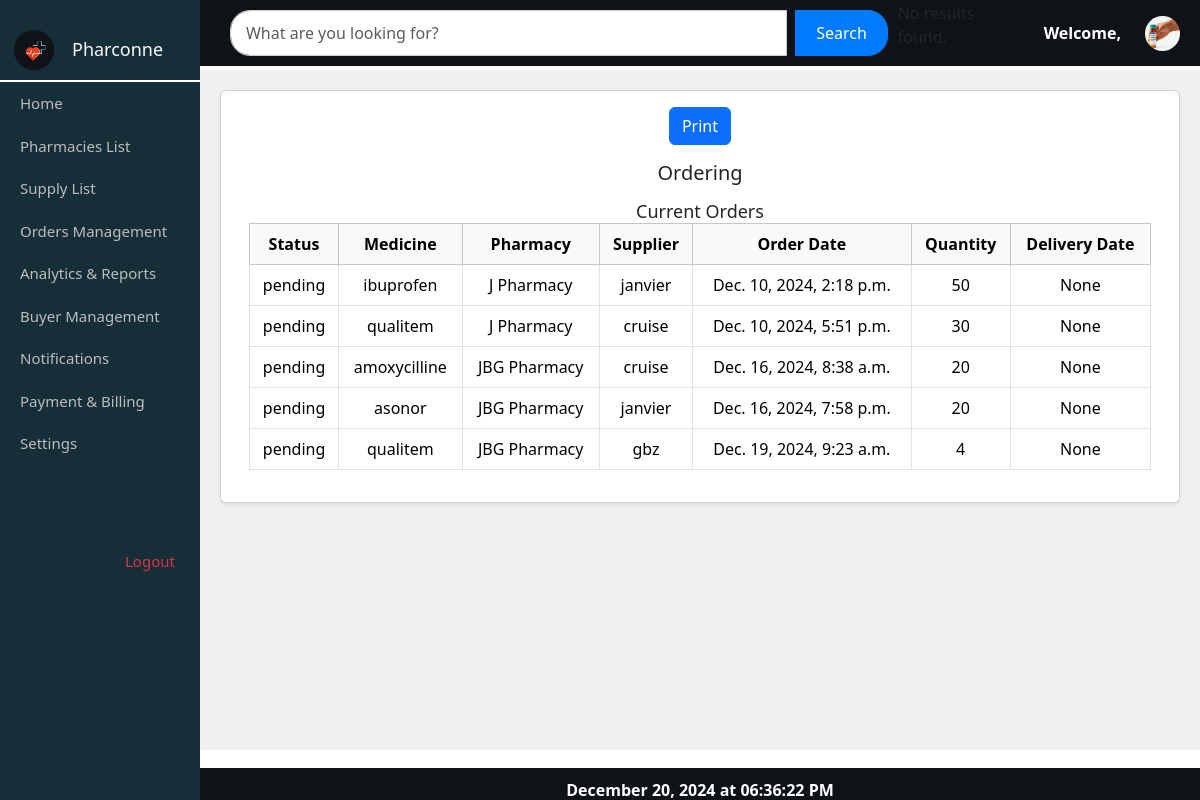
The app's page /orderdash/ with its own data.
### myapp/models.py (models this page shows, shortened)
class Order(models.Model):
    O_id = models.AutoField(primary_key=True)  # Auto-incrementing order ID
    pharmacy = models.ForeignKey(Pharmacy, on_delete=models.CASCADE, related_name='orders')  # The pharmacy placing the order
    supplier = models.ForeignKey(Supplier, on_delete=models.CASCADE, related_name='orders')  # The supplier receiving the order
    medicine = models.ForeignKey(Medicine, on_delete=models.CASCADE, related_name='orders')
    quantity = models.PositiveIntegerField()  # Quantity of medicine being ordered
    total_price = models.DecimalField(max_digits=10, decimal_places=2)  # Total price of the order
    order_status = models.CharField(max_length=20, choices=[
        ('pending', 'Pending'),
        ('approved', 'Approved'),
        ('delivered', 'Delivered'),
        ('cancelled', 'Cancelled'),
    ], default='pending')  # Order status
    order_date = models.DateTimeField(default=timezone.now)  # Date and time of the order
    delivery_date = models.DateTimeField(blank=True, null=True)  # Expected delivery date (optional)

class Medicine(models.Model):
    STATUS_CHOICES = [
        ('active', 'Active'),
        ('inactive', 'Inactive'),
    ]
    M_id = models.AutoField(primary_key=True)
    supplier = models.ForeignKey(Supplier, on_delete=models.CASCADE, related_name='addmedicine', null=True)
    name = models.CharField(max_length=100)
    serial_number = models.CharField(max_length=100, unique=True, null=False)  # Add serial_number
    exp_date = models.DateField(null=False)  # Add expiration date field
    MFG_date = models.DateField(null=True, blank=True)
    quantity = models.PositiveIntegerField(default=0)
    price = models.DecimalField(max_digits=10, decimal_places=2, null=False, default=0.0)
    status = models.CharField(max_length=10, choices=STATUS_CHOICES, null=True)
    def __str__(self):
        return self.name

class Pharmacy(models.Model):
    user = models.OneToOneField(User, on_delete=models.CASCADE, null=True, blank=True)
    P_id = models.IntegerField(primary_key=True)
    P_name = models.CharField(max_length=100)
    contact_info = models.CharField(max_length=13)
    location = models.CharField(max_length=100, default='Unknown Location')
    start_time = models.TimeField(default=default_start_time)
    end_time = models.TimeField(default=default_end_time)
    status = models.CharField(max_length=20, default='pending')
    stock_level = models.CharField(max_length=100, default='high')
    password = models.CharField(max_length=100, blank=True, null=True)
    def __str__(self):
        return self.P_name

class Supplier(models.Model):
    user = models.OneToOneField(User, on_delete=models.CASCADE, null=True, blank=True)
    S_id = models.AutoField(primary_key=True)
    name = models.CharField(max_length=100)
    contact = models.CharField(max_length=15)  # Changed to CharField for flexibility
    password = models.CharField(max_length=100, blank=True, null=True)
    def __str__(self):
        return self.name

### myapp/views.py (the view)
# urls.py: path('orderdash/', views.orderdash, name='orderdash'),
def orderdash(request):
    data = Order.objects.all()
    return render(request, "myapp/orderdash.html", {
        'data': data,
    })

### myapp/templates/myapp/orderdash.html
{% extends 'myapp/pharmacy_list.html' %}
{% load static %}
{% block content %}
    <div class="content-container">
        <div class="message-container">
            <div class="card shadow-sm mb-4">
                <div class="card-body">
                    <button class="btn btn-primary print-button mb-3" onclick="window.print()">Print</button>
                    <h5 class="card-title mb-3">{{ request.session.user_name }} Ordering</h5>
                        <div class="container">
                            <h4>Current Orders</h4>
                            <div class="table-responsive">
                                    <table class="table table-bordered">
                                        <thead class="table-light">
                                            <tr>
                                                <th>Status</th>
                                                <th>Medicine</th>
                                                <th>Pharmacy</th>
                                                <th>Supplier</th>
                                                <th>Order Date</th>
                                                <th>Quantity</th>
                                                <th>Delivery Date</th>
                                            </tr>
                                        </thead>
                                        <tbody>
                                            {% if data %}
                                                {% for order in data %}
                                                    <tr>
                                                        <td>{{ order.order_status }}</td>
                                                        <td>{{ order.medicine }}</td>
                                                        <td>{{ order.pharmacy }}</td>
                                                        <td>{{ order.supplier }}</td>
                                                        <td>{{ order.order_date }}</td>
                                                        <td>{{ order.quantity }}</td>
                                                        <td>{{ order.delivery_date }}</td>
                                                    </tr>
                                                {% endfor %}
                                            {% else %}
                                                <tr>
                                                    <td colspan="7" class="text-center">No orders found</td>
                                                </tr>
                                            {% endif %}
                                        </tbody>
                                </table>
                            </div>
                        </div>
        </div>
    </div>
    {% endblock %}

### myapp/static/myapp/css/pharmacy_list.css (style rules this page uses)
body { margin: 0; padding: 0; overflow: hidden; }
h4 { margin: 0; font-size: 18px; }
.content-container { position: absolute; top: 70px; left: 16.666%; right: 0; bottom: 50px; overflow-y: auto; padding: 20px; background-color: #f0f0f0; }
.message-container { text-align: center; background-color: #f8f9fa; background-size: cover; border-radius: 10px; min-height: 300px; }

### records on screen
Order: order_status "pending", medicine "ibuprofen", pharmacy "J Pharmacy", supplier "janvier", order_date "Dec. 10, 2024, 2:18 p.m.", quantity "50", delivery_date "None"
Order: order_status "pending", medicine "qualitem", pharmacy "J Pharmacy", supplier "cruise", order_date "Dec. 10, 2024, 5:51 p.m.", quantity "30", delivery_date "None"
Order: order_status "pending", medicine "amoxycilline", pharmacy "JBG Pharmacy", supplier "cruise", order_date "Dec. 16, 2024, 8:38 a.m.", quantity "20", delivery_date "None"
Order: order_status "pending", medicine "asonor", pharmacy "JBG Pharmacy", supplier "janvier", order_date "Dec. 16, 2024, 7:58 p.m.", quantity "20", delivery_date "None"
Order: order_status "pending", medicine "qualitem", pharmacy "JBG Pharmacy", supplier "gbz", order_date "Dec. 19, 2024, 9:23 a.m.", quantity "4", delivery_date "None"
